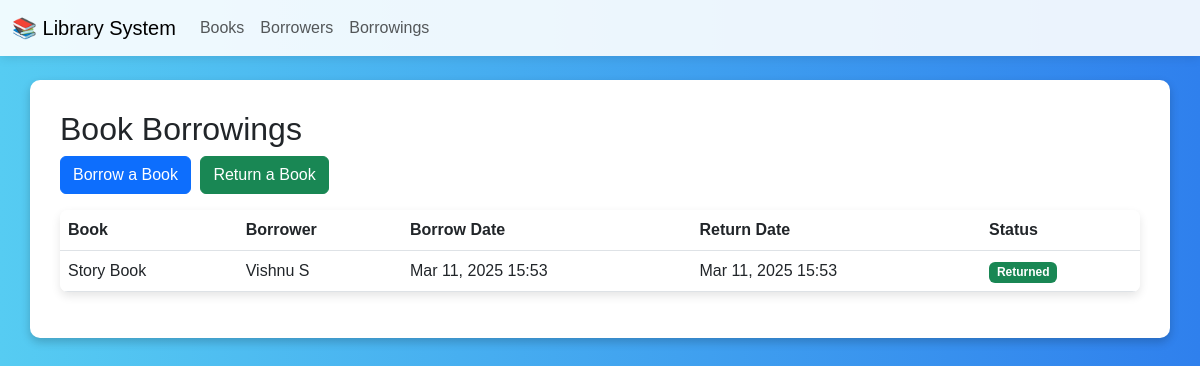
Screenshot of /borrowing_list/ with the database file from the repository.
### lib_app/models.py (models this page shows, shortened)
class BookBorrowing(models.Model):
    book = models.ForeignKey(Book1, on_delete=models.CASCADE)
    borrower = models.ForeignKey(Borrower, on_delete=models.CASCADE)
    borrow_date = models.DateTimeField(default=timezone.now)
    return_date = models.DateTimeField(null=True, blank=True)
    is_returned = models.BooleanField(default=False)

class Book1(models.Model):
    title = models.CharField(max_length=255)
    author = models.CharField(max_length=255)
    published_date = models.DateField()
    isbn = models.CharField(max_length=13, unique=True)
    is_available = models.BooleanField(default=True)

class Borrower(models.Model):
    name = models.CharField(max_length=255)
    email = models.EmailField()
    phone = models.CharField(max_length=15)

### lib_app/views.py (the view)
# urls.py: path('borrowing_list/', borrowing_list, name='borrowing_list'),
def borrowing_list(request):
    borrowings = BookBorrowing.objects.all().order_by('-borrow_date')
    return render(request, 'borrowing_list.html', {'borrowings': borrowings})

### lib_app/templates/borrowing_list.html
{% extends 'base.html' %}
{% block content %}
<div class="container mt-4">
    <h2>Book Borrowings</h2>
    <div class="mb-3">
        <a href="{% url 'borrow_book' %}" class="btn btn-primary">Borrow a Book</a>
        <a href="{% url 'return_book' %}" class="btn btn-success">Return a Book</a>
    </div>
    <table class="table">
        <thead>
            <tr>
                <th>Book</th>
                <th>Borrower</th>
                <th>Borrow Date</th>
                <th>Return Date</th>
                <th>Status</th>
            </tr>
        </thead>
        <tbody>
            {% for borrowing in borrowings %}
            <tr>
                <td>{{ borrowing.book.title }}</td>
                <td>{{ borrowing.borrower.name }}</td>
                <td>{{ borrowing.borrow_date|date:"M d, Y H:i" }}</td>
                <td>
                    {% if borrowing.return_date %}
                        {{ borrowing.return_date|date:"M d, Y H:i" }}
                    {% else %}
                        -
                    {% endif %}
                </td>
                <td>
                    {% if borrowing.is_returned %}
                        <span class="badge bg-success">Returned</span>
                    {% else %}
                        <span class="badge bg-warning">Borrowed</span>
                    {% endif %}
                </td>
            </tr>
            {% empty %}
            <tr>
                <td colspan="5">No borrowing records found.</td>
            </tr>
            {% endfor %}
        </tbody>
    </table>
</div>
{% endblock %}

### lib_app/templates/base.html (style rules this page uses)
body { background: linear-gradient(to right, #56ccf2, #2f80ed); font-family: Arial, sans-serif; min-height: 100vh; }
.container { background: white; padding: 30px; border-radius: 10px; box-shadow: 0px 4px 10px rgba(0, 0, 0, 0.2); margin-top: 20px; }
.table { background: white; border-radius: 8px; overflow: hidden; box-shadow: 0px 4px 10px rgba(0, 0, 0, 0.1); }
.btn { margin-right: 5px; }

### rows the page displays
BookBorrowing: book "Story Book", borrower.name "Vishnu S", borrow_date "Mar 11, 2025 15:53", return_date "Mar 11, 2025 15:53", is_returned "Returned"
